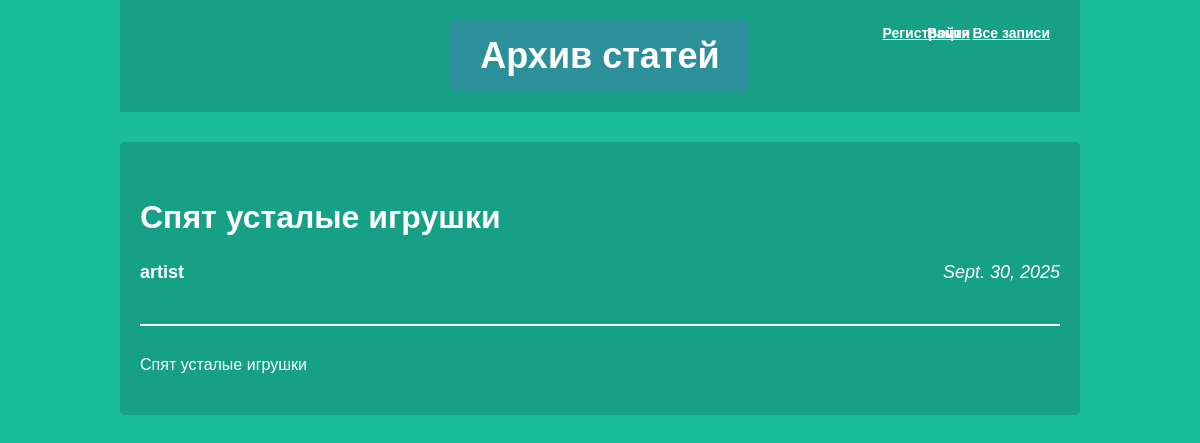
Page /article/3/ on the committed database.
### articles/models.py (models this page shows, shortened)
class Article(models.Model):
    title = models.CharField(max_length=200)
    author = models.ForeignKey(User, on_delete=models.CASCADE)
    text = models.TextField()
    created_date = models.DateField(auto_now_add=True)

### articles/views.py (the view)
# urls.py: path('article/<int:article_id>/', views.get_article, name='get_article'),
def get_article(request, article_id):
    try:
        post = Article.objects.get(id=article_id)
        return render(request, 'article.html', {"post": post})
    except Article.DoesNotExist:
        raise Http404

### articles/templates/article.html (shortened to what this page needs)
<!DOCTYPE html>
<html>
<head>
    <link rel="stylesheet" href="{{ STATIC_URL }}/static/css/article.css">
</head>
<body class="article">
    <div class="header">
        <a href="{% url 'archive' %}" class="all-posts-link">Все записи</a>
        {% if user.is_authenticated %}
            <a href="{% url 'logout' %}" class="all-posts-link" style="right: 100px;">Выйти ({{ user.username }})</a>
        {% else %}
            <a href="{% url 'login' %}" class="all-posts-link">Войти</a>
            <a href="{% url 'register' %}" class="all-posts-link" style="right: 100px;">Регистрация</a>
        {% endif %}
        <h1 class="page-title">Архив статей</h1>
    </div>
    <div class="article-content">
        <div class="article-header">
            <h2 class="article-title">{{ post.title }}</h2>
            <div class="article-meta">
                <div class="article-author-name">{{ post.author.username }}</div>
                <div class="article-created-date">{{ post.created_date }}</div>
            </div>
        </div>
        <div class="article-text-content">
            {{ post.text|linebreaks }}
        </div>
    </div>
</body>
</html>

### articles/static/css/article.css (style rules this page uses)
body { background: #1abc9c; font-family: Tahoma, Arial, sans-serif; color: #ffffff; margin: 0; padding: 0; }
.header { text-align: center; margin-bottom: 30px; position: relative; background-color: #16a085; padding: 20px 0; }
.page-title { color: #ffffff; font-size: 36px; margin: 0 auto; padding: 15px 30px; background-color: #2c909b; display: inline-block; border-radius: 5px; }
.all-posts-link { position: absolute; top: 20px; right: 20px; color: #ffffff; text-decoration: underline; font-size: 14px; padding: 5px 10px; font-weight: bold; }
.article-created-date { width: 50%; float: right; text-align: right; font-style: italic; }
.article { width: 960px; margin-left: auto; margin-right: auto; }
.article-header { border-bottom: 2px solid #ffffff; padding-bottom: 15px; margin-bottom: 25px; }
.article-title { font-size: 32px; margin-bottom: 10px; text-align: left; }
.article-meta { overflow: hidden; margin-bottom: 20px; font-size: 18px; }
.article-author-name { width: 50%; float: left; font-weight: bold; }
.article-content { font-size: 16px; line-height: 1.8; margin-bottom: 30px; text-align: justify; background-color: #16a085; padding: 20px; border-radius: 5px; }
.all-posts-link:nth-child(2) { right: 100px; }
.all-posts-link:nth-child(3) { right: 20px; }

### rows in the picture
Article: title "Спят усталые игрушки", author.username "artist", created_date "Sept. 30, 2025", text "Спят усталые игрушки"
